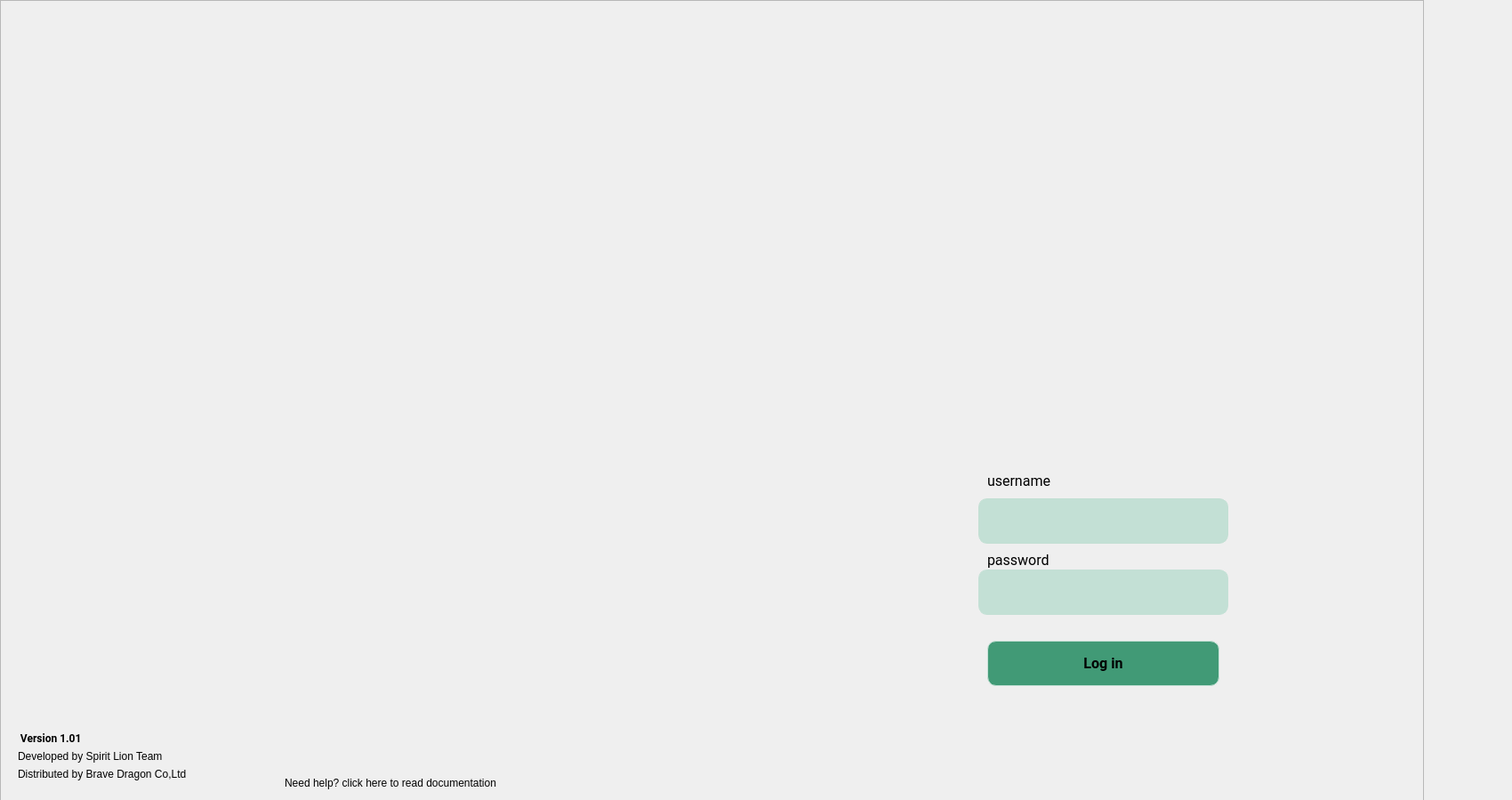
<?xml version="1.0" encoding="UTF-8"?>
<ui version="4.0">
 <class>loginW</class>
 <widget class="QWidget" name="loginW">
  <property name="geometry">
   <rect>
    <x>0</x>
    <y>0</y>
    <width>1700</width>
    <height>899</height>
   </rect>
  </property>
  <property name="windowTitle">
   <string>Form</string>
  </property>
  <property name="styleSheet">
   <string notr="true"/>
  </property>
  <widget class="QFrame" name="LoginBack">
   <property name="geometry">
    <rect>
     <x>0</x>
     <y>0</y>
     <width>1601</width>
     <height>951</height>
    </rect>
   </property>
   <property name="styleSheet">
    <string notr="true">#LoginBack{
	border-image: url(:/logo/image/loginFull.png);
}</string>
   </property>
   <property name="frameShape">
    <enum>QFrame::StyledPanel</enum>
   </property>
   <property name="frameShadow">
    <enum>QFrame::Raised</enum>
   </property>
   <widget class="QGroupBox" name="loginbox">
    <property name="geometry">
     <rect>
      <x>1000</x>
      <y>520</y>
      <width>461</width>
      <height>291</height>
     </rect>
    </property>
    <property name="styleSheet">
     <string notr="true">#loginbox{
background : transparent;
border: transparent;
}</string>
    </property>
    <property name="title">
     <string/>
    </property>
    <widget class="QLabel" name="username">
     <property name="geometry">
      <rect>
       <x>110</x>
       <y>10</y>
       <width>101</width>
       <height>21</height>
      </rect>
     </property>
     <property name="font">
      <font>
       <family>Roboto</family>
       <pointsize>12</pointsize>
      </font>
     </property>
     <property name="styleSheet">
      <string notr="true">background : transparent;
border: transparent;</string>
     </property>
     <property name="text">
      <string>username</string>
     </property>
    </widget>
    <widget class="QLineEdit" name="usernamebox">
     <property name="geometry">
      <rect>
       <x>100</x>
       <y>40</y>
       <width>281</width>
       <height>51</height>
      </rect>
     </property>
     <property name="cursor">
      <cursorShape>IBeamCursor</cursorShape>
     </property>
     <property name="acceptDrops">
      <bool>true</bool>
     </property>
     <property name="styleSheet">
      <string notr="true">#usernamebox{
border: 1px solid rgb(194, 223, 211);
border-radius: 10px;
color: #FFF;
padding-left: 10px;
padding-right: 10px;
background-color: rgb(195, 224, 213);

	color: rgb(0, 0, 0);
}</string>
     </property>
    </widget>
    <widget class="QLabel" name="passwrod">
     <property name="geometry">
      <rect>
       <x>110</x>
       <y>100</y>
       <width>80</width>
       <height>19</height>
      </rect>
     </property>
     <property name="font">
      <font>
       <family>Roboto</family>
       <pointsize>12</pointsize>
      </font>
     </property>
     <property name="styleSheet">
      <string notr="true">background : transparent;
border: transparent;</string>
     </property>
     <property name="text">
      <string>password</string>
     </property>
    </widget>
    <widget class="QLineEdit" name="passbox">
     <property name="geometry">
      <rect>
       <x>100</x>
       <y>120</y>
       <width>281</width>
       <height>51</height>
      </rect>
     </property>
     <property name="styleSheet">
      <string notr="true">#passbox{
border:1px solid rgb(195, 224, 213);
border-radius: 10px;
color:FFF;
padding-left: 10px;
padding-right: 10px;
background-color : rgb(195, 224, 213);
	color: rgb(0, 0, 0);

}</string>
     </property>
     <property name="echoMode">
      <enum>QLineEdit::Password</enum>
     </property>
    </widget>
    <widget class="QPushButton" name="loginbutton">
     <property name="geometry">
      <rect>
       <x>110</x>
       <y>200</y>
       <width>261</width>
       <height>51</height>
      </rect>
     </property>
     <property name="font">
      <font>
       <family>Roboto</family>
       <pointsize>12</pointsize>
       <weight>75</weight>
       <bold>true</bold>
      </font>
     </property>
     <property name="cursor">
      <cursorShape>PointingHandCursor</cursorShape>
     </property>
     <property name="mouseTracking">
      <bool>true</bool>
     </property>
     <property name="styleSheet">
      <string notr="true">#loginbutton{
border:1px solid rgb(195, 224, 213);
border-radius: 10px;
color:FFF;
background-color:  rgb(65, 154, 118);
}</string>
     </property>
     <property name="text">
      <string>Log in</string>
     </property>
    </widget>
   </widget>
   <widget class="QWidget" name="school" native="true">
    <property name="geometry">
     <rect>
      <x>1050</x>
      <y>140</y>
      <width>391</width>
      <height>341</height>
     </rect>
    </property>
    <property name="styleSheet">
     <string notr="true">#school{

	border-image: url(:/logo/image/School Logo.png);
background : transparent;
border: transparent;
}</string>
    </property>
   </widget>
   <widget class="QWidget" name="back" native="true">
    <property name="geometry">
     <rect>
      <x>0</x>
      <y>210</y>
      <width>851</width>
      <height>801</height>
     </rect>
    </property>
    <property name="styleSheet">
     <string notr="true">#back{
background : transparent;
}

</string>
    </property>
    <widget class="QLabel" name="label_5">
     <property name="geometry">
      <rect>
       <x>20</x>
       <y>610</y>
       <width>81</width>
       <height>19</height>
      </rect>
     </property>
     <property name="font">
      <font>
       <family>Roboto</family>
       <weight>75</weight>
       <bold>true</bold>
      </font>
     </property>
     <property name="styleSheet">
      <string notr="true">background : transparent;
border: transparent;</string>
     </property>
     <property name="text">
      <string> Version 1.01</string>
     </property>
    </widget>
    <widget class="QLabel" name="label_6">
     <property name="geometry">
      <rect>
       <x>20</x>
       <y>630</y>
       <width>181</width>
       <height>19</height>
      </rect>
     </property>
     <property name="styleSheet">
      <string notr="true">background : transparent;
border: transparent;</string>
     </property>
     <property name="text">
      <string>Developed by Spirit Lion Team</string>
     </property>
    </widget>
    <widget class="QLabel" name="label_7">
     <property name="geometry">
      <rect>
       <x>20</x>
       <y>650</y>
       <width>201</width>
       <height>19</height>
      </rect>
     </property>
     <property name="styleSheet">
      <string notr="true">background : transparent;
border: transparent;</string>
     </property>
     <property name="text">
      <string>Distributed by Brave Dragon Co,Ltd</string>
     </property>
    </widget>
    <widget class="QLabel" name="label_8">
     <property name="geometry">
      <rect>
       <x>320</x>
       <y>660</y>
       <width>271</width>
       <height>19</height>
      </rect>
     </property>
     <property name="styleSheet">
      <string notr="true">background : transparent;
border: transparent;</string>
     </property>
     <property name="text">
      <string>Need help? click here to read documentation</string>
     </property>
    </widget>
    <widget class="QWidget" name="bug_2" native="true">
     <property name="geometry">
      <rect>
       <x>800</x>
       <y>630</y>
       <width>31</width>
       <height>36</height>
      </rect>
     </property>
     <property name="styleSheet">
      <string notr="true">#bug_2{
	border-image: url(:/logo/image/Bug.png);
background : transparent;
border: transparent;
}</string>
     </property>
    </widget>
   </widget>
  </widget>
 </widget>
 <resources/>
 <connections/>
</ui>
